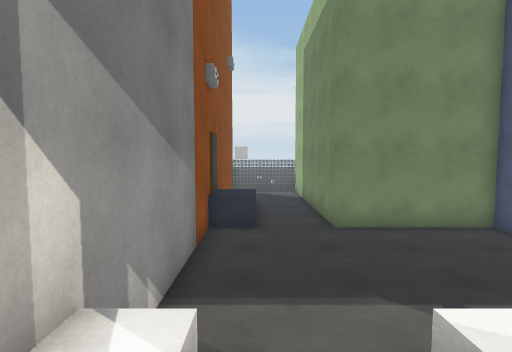
View 1 (above)

14 first-person views from a walk through a scene from a Unity 3-D project. The camera is 1.3 m above the floor, tilts 4° down and sees 80° across. The floor is counted in squares, 1 m on a side. Each view is taken from the middle of a square. On the plan, view 1 faces up. The plan holds only what a view shows up to about 14 squares ahead; the rest is blank. The place goes on beyond the plan. The player is left out. Some animated figures are left out. Some surface patterns are stand-ins.

View 2
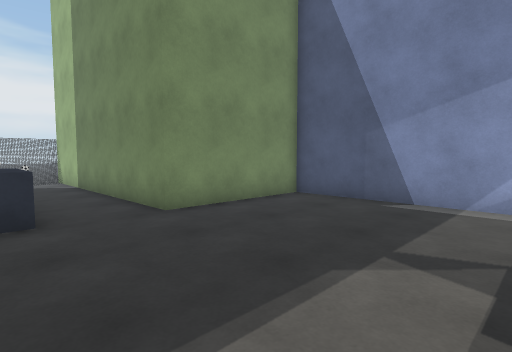

View 3
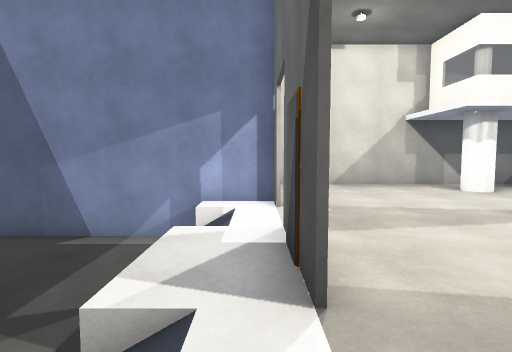

View 4
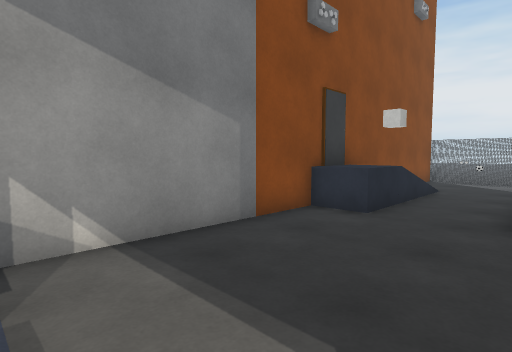

View 5
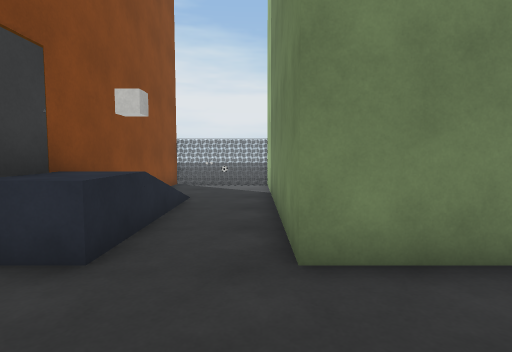

View 6
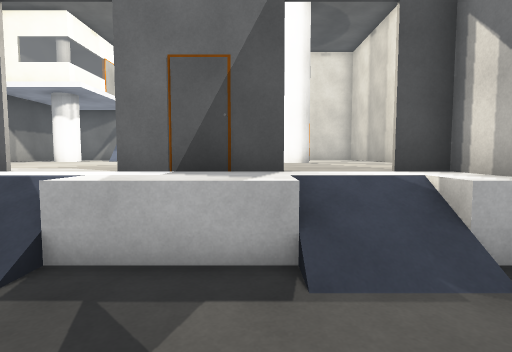

View 7
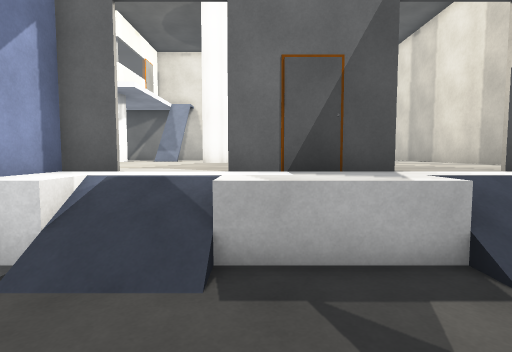

View 8
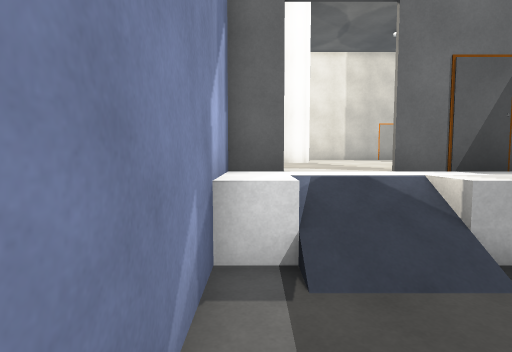

View 9
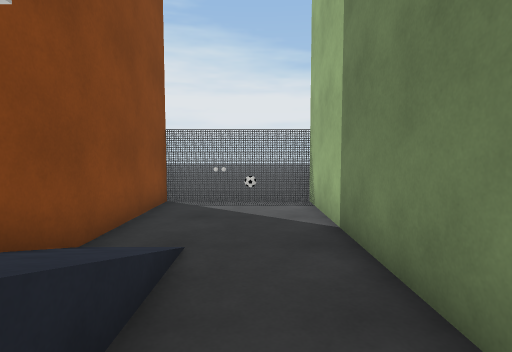

View 10
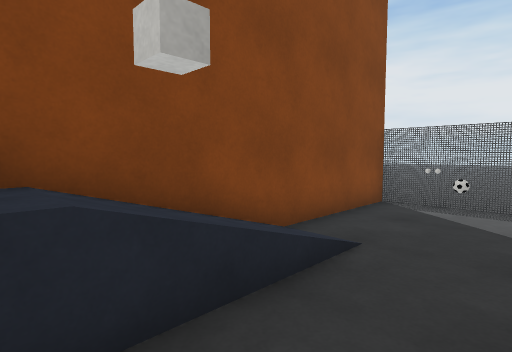

View 11
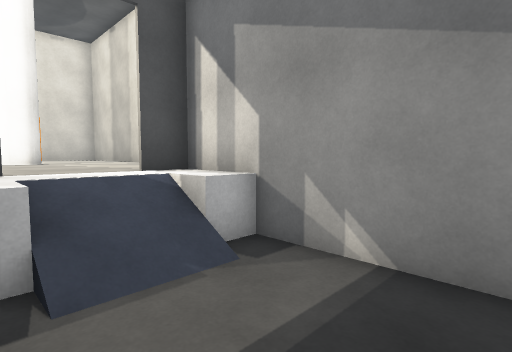

View 12
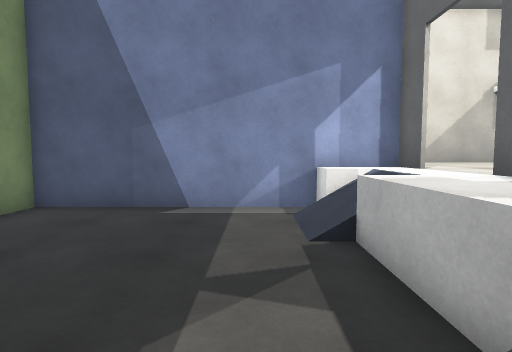

View 13
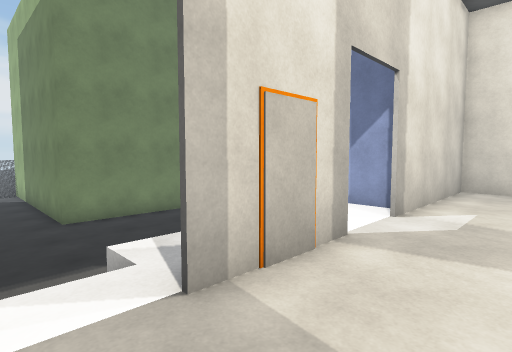

View 14
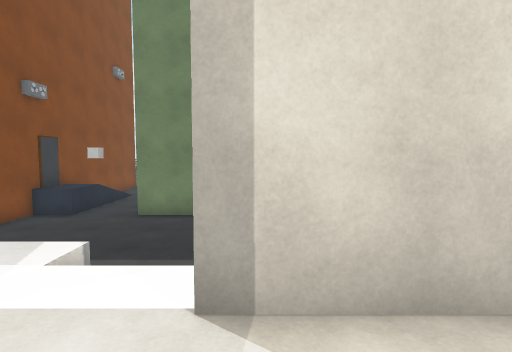

### Floor plan
Key: @ floor where view 1 was taken; # wall or solid block; . main floor; : floor 1 m higher than the main floor; / step, stairs or slope; = window, fence, low wall or low ledge; v drop or lower ground; C cube; B block; A ball; U building; O other object.
Columns run from 2 left of view 1 to 13 right of it. Each row starts with its distance up from view 1.
 20 v====
 19 #....#
 18 #.O..#
 17 #..A.#
 16 #....#
 15 #....#
 14 #//..#
 13 #//..#
 12 #CC..#
 11 #BB..#
 10 #BB..######
  9 #.........#
  8 #.........#
  7 #.........#
  6 #.........#
  5 #.........#
  4 #.........#
  3 #.//...//.#
  2 #         #
  1 #:        ##
  0 UU@ UUU  UU    U
 -1                U
 -2   :      :     U
 -3                U
 -4                U
 -5   UU   UU      U
 -6   UU   UU      U
 -7                U
 -8                U
 -9                U
-10                U

Positions as (right, up) in squares from view 1, and headings:
1: (0, 0), facing up
2: (-1, 3), facing up-right
3: (-1, 1), facing right
4: (3, 3), facing up-left
5: (2, 6), facing up
6: (2, 6), facing down
7: (4, 6), facing down
8: (7, 6), facing down
9: (1, 11), facing up
10: (2, 11), facing up-left
11: (2, 6), facing down-left
12: (0, 4), facing right
13: (0, -2), facing up-right
14: (7, -2), facing up
